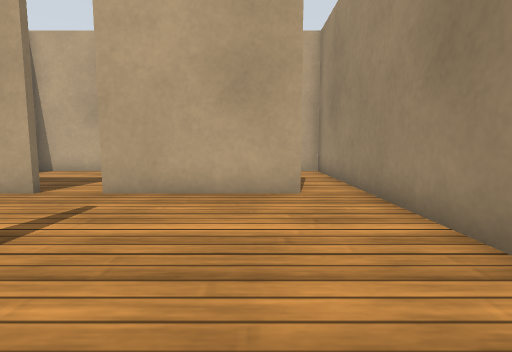
View 1 (above)

12 first-person views from a walk through a world built for the Gazebo simulator. The camera is 0.5 m above the floor, tilts 6° down and sees 80° across. The floor is counted in squares, 0.5 m on a side. Each view is taken from the middle of a square. On the plan, view 1 faces up. The plan holds only what a view shows up to about 12 squares ahead; the rest is blank. Simple patterns stand in for the simulator's built-in surfaces. Surface patterns are stand-ins for the level's own textures.

View 2
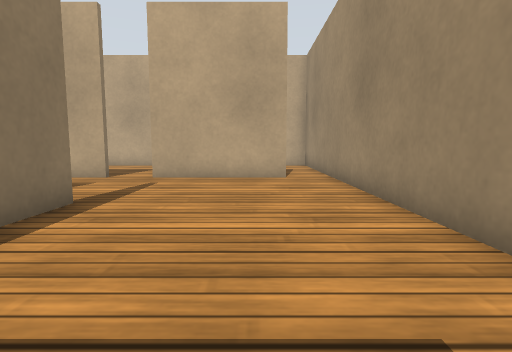

View 3
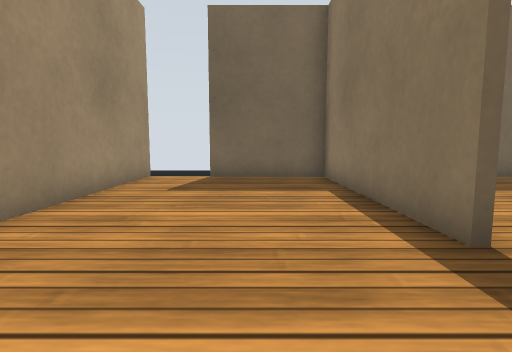

View 4
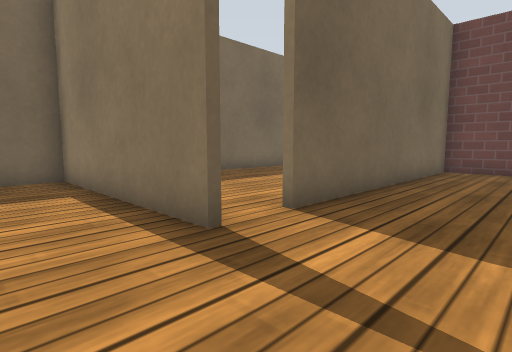

View 5
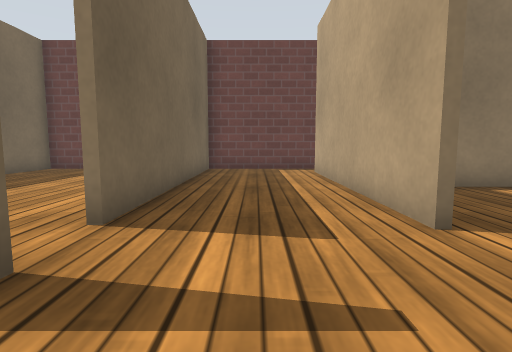

View 6
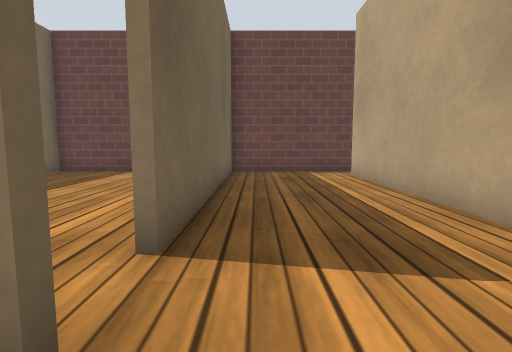

View 7
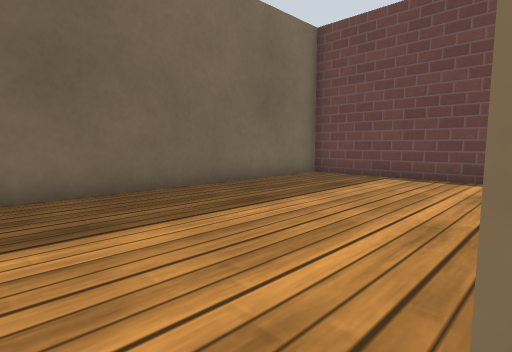

View 8
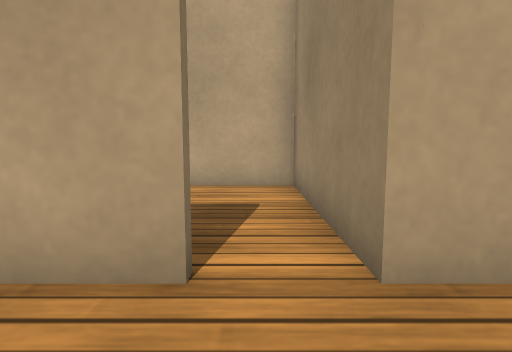

View 9
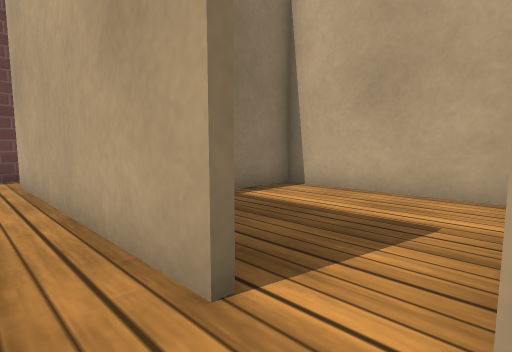

View 10
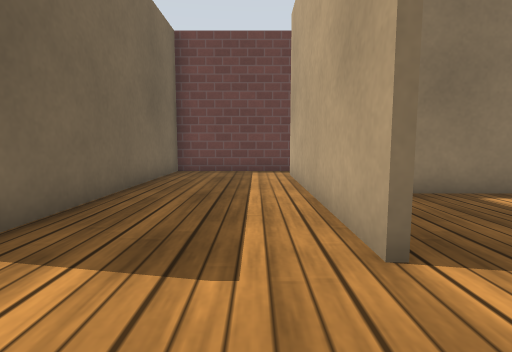

View 11
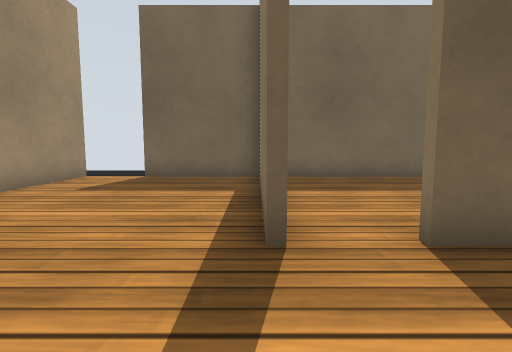

View 12
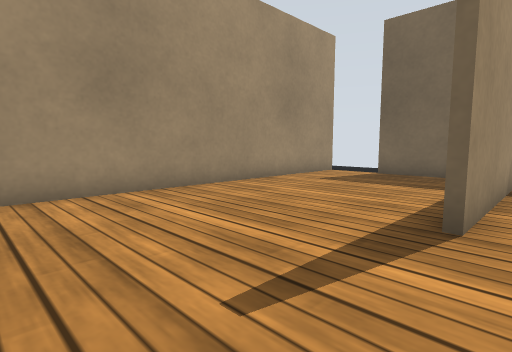

### Floor plan
Points are (right, up) in squares from view 1. A wall is a line through its corners. A room is listed if a view was taken in it or the views show most of it. See-through windows are left out.
Room 1 (views 1, 2, 3, 4, 5, 6, 9, 10, 11)
walls: (-3.1, 2.1) (-3.1, -4.3) (0.5, -4.3); (1, 6.1) (-3.1, 6.1); (2.3, -3.6) (2.3, 11.3)
ways out: opening at (-3, 4) to room 2; opening at (1, -4)
Room 2 (views 7, 8, 12)
walls: (-4.4, 6.1) (-12, 6.1); (-13.3, 6.6) (-13.3, 2.1) (-4.6, 2.1)
ways out: opening at (-3, 4) to room 1; opening at (-4, 2) to room 3; opening at (-4, 6) to room 4
Room 3 (no view inside)
walls: (-3.3, -2.2) (-3.3, 2.1); (-13.3, 0.8) (-13.3, -4.3) (-3.9, -4.3)
ways out: opening at (-4, 2) to room 2
Room 4 (no view inside)
walls: (-3.1, 6.1) (-3.1, 11.3) (-8.1, 11.3) (-8.1, 8.1)
ways out: opening at (-4, 6) to room 2

Where each view was taken, in squares from view 1:
view 1: 0 up, 0 right, facing up
view 2: 3 down, 0 right, facing up
view 3: 5 up, 1 left, facing down
view 4: 5 up, 1 left, facing down-left
view 5: 4 up, 1 left, facing left
view 6: 3 up, 2 left, facing left
view 7: 2 up, 4 left, facing down-left
view 8: 4 up, 4 left, facing up
view 9: 5 up, 3 left, facing up-left
view 10: 5 up, 2 left, facing left
view 11: 5 up, 3 left, facing down
view 12: 6 up, 4 left, facing down-right
